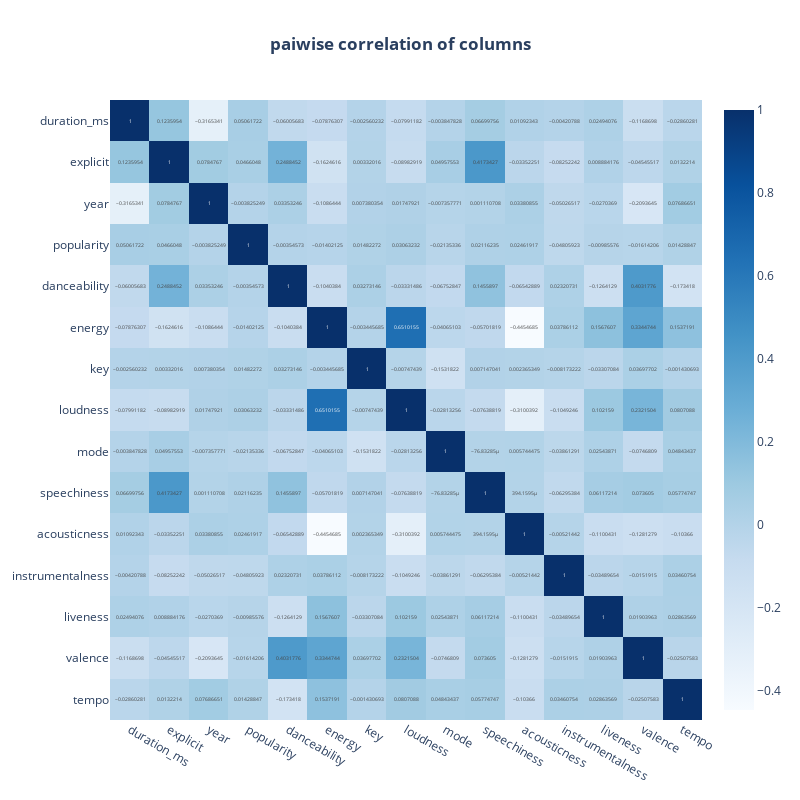

The notebook cell this image was saved under:
### Markdown cell above
## Correlation Matrix Plot

### Code cell
fig = px.imshow(df.corr(),text_auto=True,height=800,width=800,color_continuous_scale=px.colors.sequential.Blues,aspect='auto',title='<b>paiwise correlation of columns')
fig.update_layout(title_x=0.5)
fig.show()

### Figure 1 — Plotly figure (JSON) as saved in the notebook; plotly's stock layout.template omitted (floating-point values rounded to 4 significant figures; data arrays with more than 128 entries replaced by an {"elided": "..."} marker saying what was removed)
{"data": [{"coloraxis": "coloraxis", "hovertemplate": "x: %{x}<br>y: %{y}<br>color: %{z}<extra></extra>", "name": "0", "texttemplate": "%{z}", "type": "heatmap", "x": ["duration_ms", "explicit", "year", "popularity", "danceability", "energy", "key", "loudness", "mode", "speechiness", "acousticness", "instrumentalness", "liveness", "valence", "tempo"], "xaxis": "x", "y": ["duration_ms", "explicit", "year", "popularity", "danceability", "energy", "key", "loudness", "mode", "speechiness", "acousticness", "instrumentalness", "liveness", "valence", "tempo"], "yaxis": "y", "z": {"elided": "15x15 float values"}}], "layout": {"coloraxis": {"colorscale": [[0, "rgb(247,251,255)"], [0.125, "rgb(222,235,247)"], [0.25, "rgb(198,219,239)"], [0.375, "rgb(158,202,225)"], [0.5, "rgb(107,174,214)"], [0.625, "rgb(66,146,198)"], [0.75, "rgb(33,113,181)"], [0.875, "rgb(8,81,156)"], [1, "rgb(8,48,107)"]]}, "height": 800, "title": {"text": "<b>paiwise correlation of columns", "x": 0.5}, "width": 800, "xaxis": {"anchor": "y", "domain": [0, 1]}, "yaxis": {"anchor": "x", "autorange": "reversed", "domain": [0, 1]}}}
